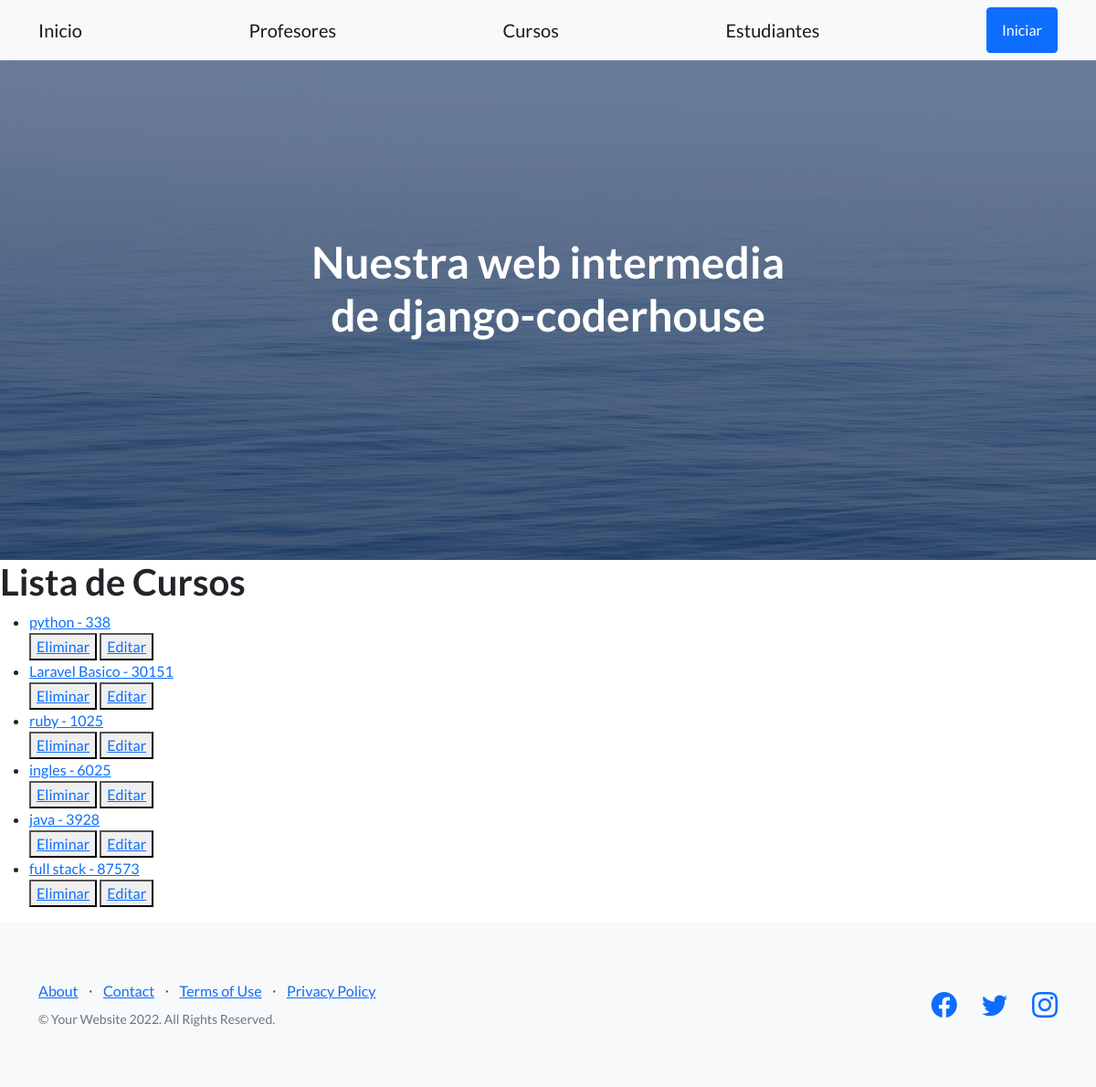
Page /app-coder/listaCursos on the earlier database version.
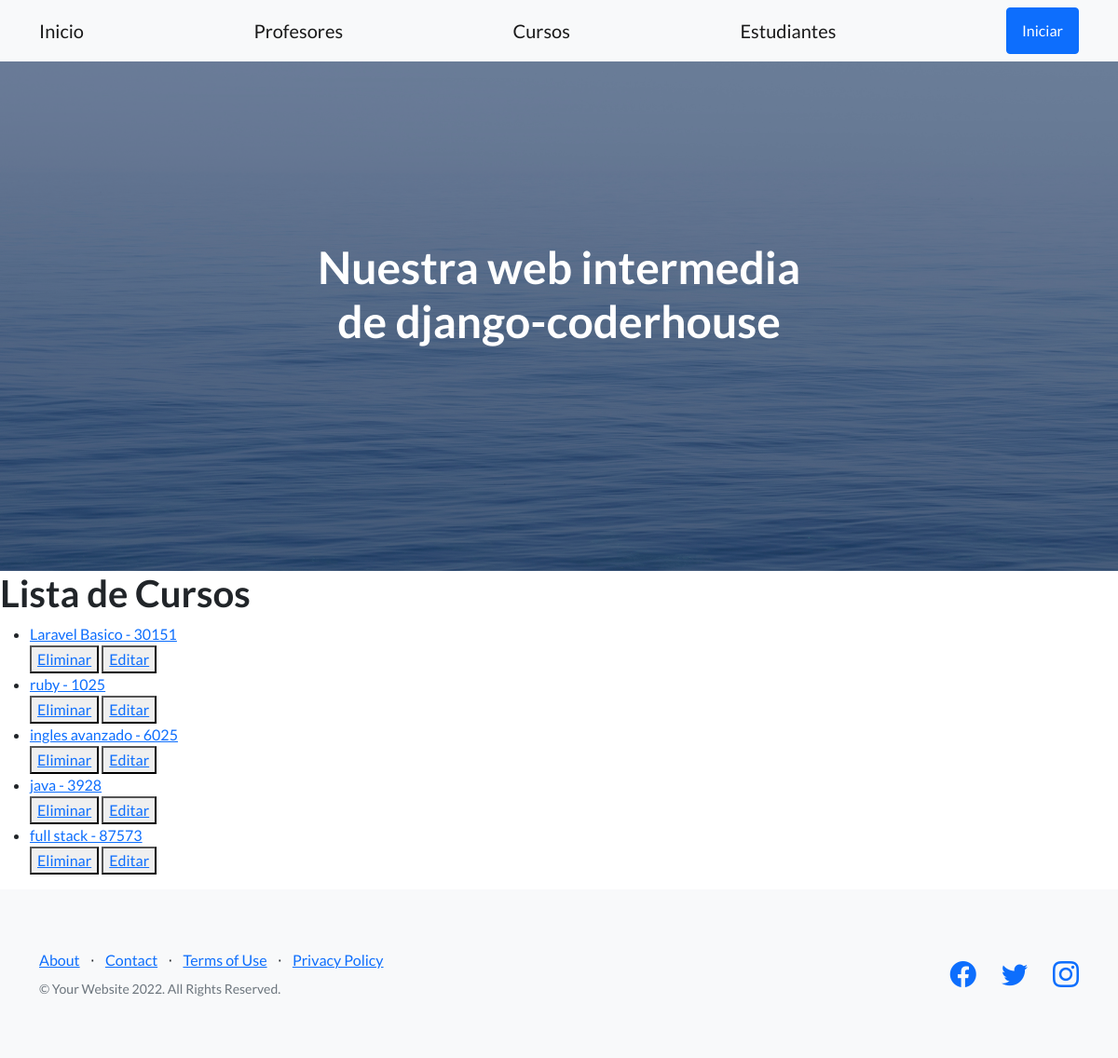
Same page on the later database version.
### AppCoder/models.py (models this page shows)
class Curso(models.Model):
    nombre = models.CharField(max_length=50)
    camada = models.IntegerField()
    def __str__(self) -> str:
        return f"{self.nombre} - {self.camada}"

### AppCoder/views.py (the view)
# urls.py: path('listaCursos', CursoList.as_view(), name="ListaCursos"),
class CursoList(ListView):
    model = Curso
    template_name = 'curso_list.html'
    context_object_name = "cursos"

### AppCoder/template/curso_list.html
{% extends 'padre.html' %}
{% load static %}
{% block contenidoQueCambia %}
    <h1>Lista de Cursos</h1>
    <ul>
        {% for curso in cursos %}
            <li>
                <a href="{% url 'DetalleCurso' curso.id %}">
                    {{curso}}
                </a>
            </li>
            <div>
                <button>
                    <a href="{% url 'EliminaCursos' curso.id %}">Eliminar</a>
                </button>
                <button>
                    <a href="{% url 'ActualizaCursos' curso.id %}">Editar</a>
                </button>
            </div>
        {% endfor %}
    </ul>
{% endblock contenidoQueCambia %}

Differences in the rows shown:
removed Curso: nombre+camada "python - 338"
changed Curso: nombre+camada "ingles - 6025" → "ingles avanzado - 6025"
